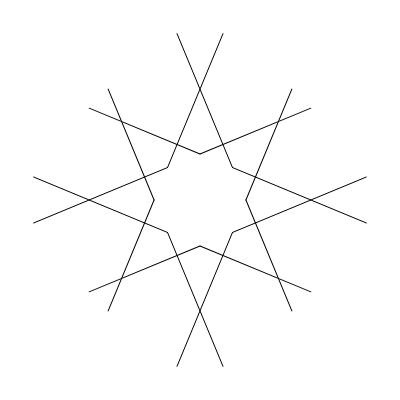
Frame 1 (no input)
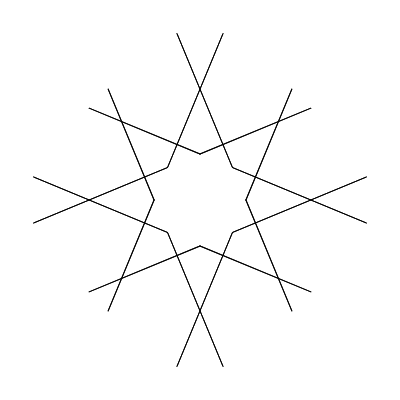
Frame 2 (the mouse pressed at the canvas centre, redrawn once)

The p5.js sketch that drew these frames (run headless with seeded random() and noise() and a simulated clock; the mouse was pressed at the canvas centre and the sketch redrawn once):

// p5.js sketch
// ── sketch.js
/*
Code written by Selcuk ARTUT 2022
Geometric Patterns with Creative Coding 
All rights reserved
*/

//scale factor
let a = 60;
let b, c, d, e;

function setup() {
    createCanvas(400, 400);
    angleMode(DEGREES);
    noLoop();
    noFill();
    c = a * cos(22.5);
    b = a * (sin(22.5) / sin(112.5));
    e = a / (3 * cos(45) + 2);
    d = e * cos(45);
}
function draw() {
    let x0, y0, x1, y1, x2, y2;
    x0 = (a + b) * cos(22.5);
    y0 = (a + b) * sin(22.5);
    x1 = a * cos(22.5);
    y1 = a * sin(22.5);
    x2 = (a - (e + d)) * cos(22.5);
    y2 = (a - (e + d)) * sin(22.5);
    push();
        translate(width * 0.5, height * 0.5);
        for (let i = 0; i < 8; i++) {
            push();
                rotate(i * 45);
                translate(2 * c, 0);
                let mirror = 1;
                for (let m = 0; m < 2; m++) {
                    push();
                        //reflect on x axis
                        scale(1, mirror);
                        beginShape();
                        vertex(-x0, -y0);
                        //segments2,4,6,8
                        if (i % 2 == 1) {
                            vertex(x2, y2);
                        } else {
                            vertex(x1, y1);
                        }
                        endShape();
                        mirror = -1;
                    pop();
                }
            pop();
        }
    pop();
}
